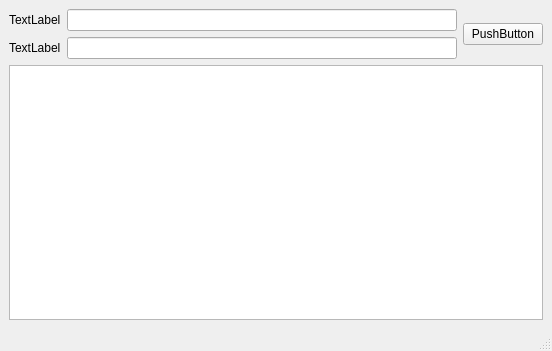
<?xml version="1.0" encoding="UTF-8"?>
<ui version="4.0">
 <class>MainWindow</class>
 <widget class="QMainWindow" name="MainWindow">
  <property name="geometry">
   <rect>
    <x>0</x>
    <y>0</y>
    <width>552</width>
    <height>351</height>
   </rect>
  </property>
  <property name="windowTitle">
   <string>MainWindow</string>
  </property>
  <widget class="QWidget" name="centralwidget">
   <layout class="QVBoxLayout" name="verticalLayout_4">
    <item>
     <layout class="QVBoxLayout" name="verticalLayout_3">
      <item>
       <layout class="QHBoxLayout" name="horizontalLayout">
        <item>
         <layout class="QVBoxLayout" name="verticalLayout_2">
          <item>
           <widget class="QLabel" name="label_2">
            <property name="text">
             <string>TextLabel</string>
            </property>
           </widget>
          </item>
          <item>
           <widget class="QLabel" name="label">
            <property name="text">
             <string>TextLabel</string>
            </property>
           </widget>
          </item>
         </layout>
        </item>
        <item>
         <layout class="QVBoxLayout" name="verticalLayout">
          <item>
           <widget class="QLineEdit" name="lineEdit"/>
          </item>
          <item>
           <widget class="QLineEdit" name="lineEdit_2"/>
          </item>
         </layout>
        </item>
        <item>
         <widget class="QPushButton" name="pushButton">
          <property name="text">
           <string>PushButton</string>
          </property>
         </widget>
        </item>
       </layout>
      </item>
     </layout>
    </item>
    <item>
     <widget class="QListWidget" name="listWidget_2"/>
    </item>
   </layout>
  </widget>
  <widget class="QMenuBar" name="menubar">
   <property name="geometry">
    <rect>
     <x>0</x>
     <y>0</y>
     <width>552</width>
     <height>26</height>
    </rect>
   </property>
  </widget>
  <widget class="QStatusBar" name="statusbar"/>
 </widget>
 <resources/>
 <connections/>
</ui>
